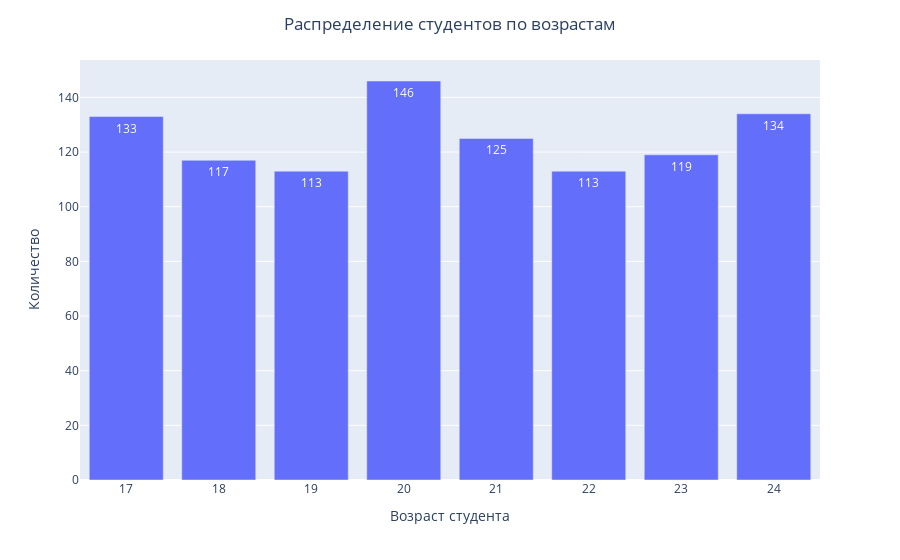

The code cell stored with this chart in its notebook:
### Code cell
df_group_ages = df.groupby('age').size().reset_index().rename(columns={0: 'Количество'})
fig1 = px.bar(df_group_ages, x = 'age', y = 'Количество', labels='Количество', text_auto = True)
fig1.update_layout(title={'text': 'Распределение студентов по возрастам', 'x': 0.5},
                    xaxis_title = 'Возраст студента')

### Figure 1 — Plotly figure (JSON) as saved in the notebook; plotly's stock layout.template omitted (floating-point values rounded to 4 significant figures)
{"data": [{"hovertemplate": "age=%{x}<br>Количество=%{y}<extra></extra>", "legendgroup": "", "marker": {"color": "#636efa", "pattern": {"shape": ""}}, "name": "", "orientation": "v", "showlegend": false, "textposition": "auto", "texttemplate": "%{y}", "type": "bar", "x": [17, 18, 19, 20, 21, 22, 23, 24], "xaxis": "x", "y": [133, 117, 113, 146, 125, 113, 119, 134], "yaxis": "y"}], "layout": {"barmode": "relative", "legend": {"tracegroupgap": 0}, "margin": {"t": 60}, "title": {"text": "Распределение студентов по возрастам", "x": 0.5}, "xaxis": {"anchor": "y", "domain": [0, 1], "title": {"text": "Возраст студента"}}, "yaxis": {"anchor": "x", "domain": [0, 1], "title": {"text": "Количество"}}}}
